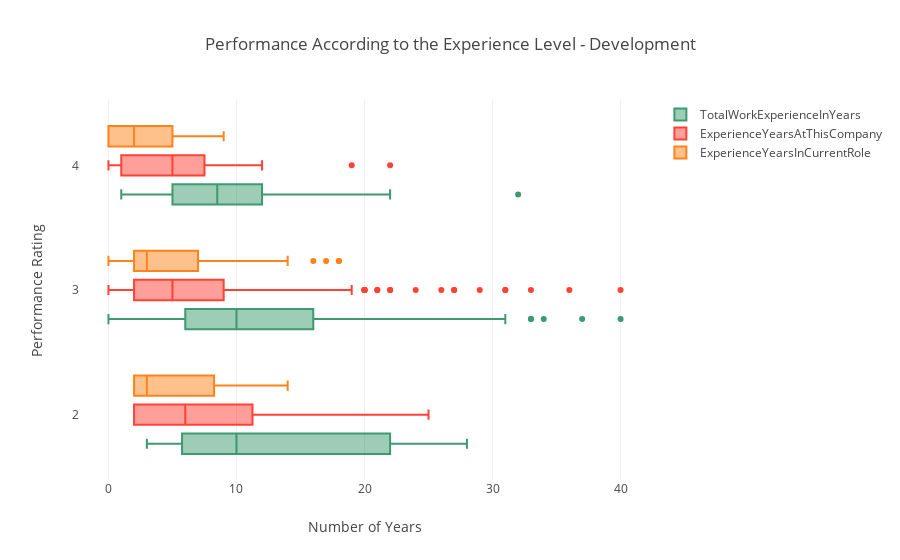

The notebook cell this image was saved under:
### Markdown cell above
### (iv) Performance According to the Experience Level

### Code cell
data = [
    {
        'x': Development['TotalWorkExperienceInYears'],
        'y': Development['PerformanceRating'],
        'name':'TotalWorkExperienceInYears',
        'marker': {
            'color': '#3D9970'
        },
        'boxmean': False,
        'orientation': 'h',
        "type": "box",
    },
    {
        'x':Development['ExperienceYearsAtThisCompany'],
        'y':Development['PerformanceRating'],
        'name': 'ExperienceYearsAtThisCompany',
        'marker':{
            'color': '#FF4136',
        },
        'boxmean': False,
        'orientation': 'h',
        "type": "box",
    },
    {
        'x': Development['ExperienceYearsInCurrentRole'],
        'y': Development['PerformanceRating'],
        'name':'ExperienceYearsInCurrentRole',
        'marker': {
            'color': '#FF831B',
        },
        'boxmean': False,
        'orientation': 'h',
        "type": "box",
    }
]
layout = {
    'xaxis': {
        'title': 'Number of Years',
        'zeroline': False,
    },
    'yaxis': {
        'title': 'Performance Rating ',
        'zeroline': False,
    },
    'boxmode': 'group',
    'title': 'Performance According to the Experience Level - Development ',
}
fig = go.Figure(data=data, layout=layout)

py.iplot(fig)

### Figure 1 — Plotly figure (JSON) as saved in the notebook; plotly's stock layout.template omitted (floating-point values rounded to 4 significant figures; data arrays with more than 128 entries replaced by an {"elided": "..."} marker saying what was removed)
{"data": [{"boxmean": false, "marker": {"color": "#3D9970"}, "name": "TotalWorkExperienceInYears", "orientation": "h", "type": "box", "x": {"elided": "361 int values"}, "y": {"elided": "361 int values"}}, {"boxmean": false, "marker": {"color": "#FF4136"}, "name": "ExperienceYearsAtThisCompany", "orientation": "h", "type": "box", "x": {"elided": "361 int values"}, "y": {"elided": "361 int values"}}, {"boxmean": false, "marker": {"color": "#FF831B"}, "name": "ExperienceYearsInCurrentRole", "orientation": "h", "type": "box", "x": {"elided": "361 int values"}, "y": {"elided": "361 int values"}}], "layout": {"boxmode": "group", "title": "Performance According to the Experience Level - Development ", "xaxis": {"title": "Number of Years", "zeroline": false}, "yaxis": {"title": "Performance Rating ", "zeroline": false}}}
